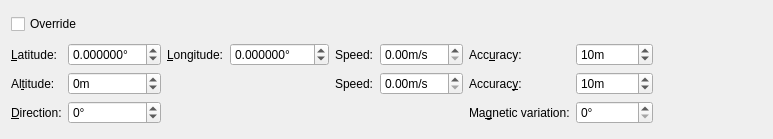
<?xml version="1.0" encoding="UTF-8"?>
<ui version="4.0">
 <class>GammaRay::PositioningWidget</class>
 <widget class="QWidget" name="GammaRay::PositioningWidget">
  <property name="geometry">
   <rect>
    <x>0</x>
    <y>0</y>
    <width>773</width>
    <height>139</height>
   </rect>
  </property>
  <layout class="QVBoxLayout" name="topLayout">
   <item>
    <widget class="QCheckBox" name="overrideBox">
     <property name="text">
      <string>Override</string>
     </property>
    </widget>
   </item>
   <item>
    <layout class="QGridLayout" name="gridLayout">
     <item row="2" column="6">
      <widget class="QLabel" name="label_9">
       <property name="text">
        <string>Ma&amp;gnetic variation:</string>
       </property>
       <property name="buddy">
        <cstring>magneticVariation</cstring>
       </property>
      </widget>
     </item>
     <item row="0" column="7">
      <widget class="QSpinBox" name="horizontalAccuracy">
       <property name="suffix">
        <string>m</string>
       </property>
       <property name="maximum">
        <number>100000</number>
       </property>
       <property name="singleStep">
        <number>10</number>
       </property>
       <property name="value">
        <number>10</number>
       </property>
      </widget>
     </item>
     <item row="2" column="0">
      <widget class="QLabel" name="label_8">
       <property name="text">
        <string>&amp;Direction:</string>
       </property>
       <property name="buddy">
        <cstring>direction</cstring>
       </property>
      </widget>
     </item>
     <item row="0" column="8">
      <spacer name="horizontalSpacer">
       <property name="orientation">
        <enum>Qt::Horizontal</enum>
       </property>
       <property name="sizeHint" stdset="0">
        <size>
         <width>17</width>
         <height>20</height>
        </size>
       </property>
      </spacer>
     </item>
     <item row="1" column="6">
      <widget class="QLabel" name="label_7">
       <property name="text">
        <string>Accurac&amp;y:</string>
       </property>
       <property name="buddy">
        <cstring>verticalAccuracy</cstring>
       </property>
      </widget>
     </item>
     <item row="1" column="0">
      <widget class="QLabel" name="label_3">
       <property name="text">
        <string>Al&amp;titude:</string>
       </property>
       <property name="buddy">
        <cstring>altitude</cstring>
       </property>
      </widget>
     </item>
     <item row="0" column="6">
      <widget class="QLabel" name="label_4">
       <property name="text">
        <string>Acc&amp;uracy:</string>
       </property>
       <property name="buddy">
        <cstring>horizontalAccuracy</cstring>
       </property>
      </widget>
     </item>
     <item row="0" column="2">
      <widget class="QLabel" name="label_2">
       <property name="text">
        <string>&amp;Longitude:</string>
       </property>
       <property name="buddy">
        <cstring>longitude</cstring>
       </property>
      </widget>
     </item>
     <item row="0" column="1">
      <widget class="QDoubleSpinBox" name="latitude">
       <property name="suffix">
        <string>°</string>
       </property>
       <property name="decimals">
        <number>6</number>
       </property>
       <property name="minimum">
        <double>-90.000000000000000</double>
       </property>
       <property name="maximum">
        <double>90.000000000000000</double>
       </property>
       <property name="singleStep">
        <double>0.500000000000000</double>
       </property>
      </widget>
     </item>
     <item row="0" column="4">
      <widget class="QLabel" name="label_5">
       <property name="text">
        <string>Speed:</string>
       </property>
      </widget>
     </item>
     <item row="0" column="0">
      <widget class="QLabel" name="label">
       <property name="text">
        <string>&amp;Latitude:</string>
       </property>
       <property name="buddy">
        <cstring>latitude</cstring>
       </property>
      </widget>
     </item>
     <item row="2" column="1">
      <widget class="QSpinBox" name="direction">
       <property name="wrapping">
        <bool>true</bool>
       </property>
       <property name="suffix">
        <string>°</string>
       </property>
       <property name="maximum">
        <number>360</number>
       </property>
       <property name="singleStep">
        <number>5</number>
       </property>
      </widget>
     </item>
     <item row="1" column="1">
      <widget class="QSpinBox" name="altitude">
       <property name="suffix">
        <string>m</string>
       </property>
       <property name="minimum">
        <number>-500</number>
       </property>
       <property name="maximum">
        <number>10000</number>
       </property>
       <property name="singleStep">
        <number>50</number>
       </property>
      </widget>
     </item>
     <item row="1" column="4">
      <widget class="QLabel" name="label_6">
       <property name="text">
        <string>Speed:</string>
       </property>
      </widget>
     </item>
     <item row="2" column="7">
      <widget class="QSpinBox" name="magneticVariation">
       <property name="suffix">
        <string>°</string>
       </property>
       <property name="maximum">
        <number>360</number>
       </property>
      </widget>
     </item>
     <item row="1" column="7">
      <widget class="QSpinBox" name="verticalAccuracy">
       <property name="suffix">
        <string>m</string>
       </property>
       <property name="maximum">
        <number>1000</number>
       </property>
       <property name="singleStep">
        <number>10</number>
       </property>
       <property name="value">
        <number>10</number>
       </property>
      </widget>
     </item>
     <item row="0" column="5">
      <widget class="QDoubleSpinBox" name="horizontalSpeed">
       <property name="suffix">
        <string>m/s</string>
       </property>
       <property name="maximum">
        <double>100.000000000000000</double>
       </property>
       <property name="singleStep">
        <double>0.500000000000000</double>
       </property>
      </widget>
     </item>
     <item row="0" column="3">
      <widget class="QDoubleSpinBox" name="longitude">
       <property name="wrapping">
        <bool>true</bool>
       </property>
       <property name="suffix">
        <string>°</string>
       </property>
       <property name="decimals">
        <number>6</number>
       </property>
       <property name="minimum">
        <double>-180.000000000000000</double>
       </property>
       <property name="maximum">
        <double>180.000000000000000</double>
       </property>
       <property name="singleStep">
        <double>0.500000000000000</double>
       </property>
      </widget>
     </item>
     <item row="1" column="5">
      <widget class="QDoubleSpinBox" name="verticalSpeed">
       <property name="suffix">
        <string>m/s</string>
       </property>
       <property name="maximum">
        <double>100.000000000000000</double>
       </property>
       <property name="singleStep">
        <double>0.500000000000000</double>
       </property>
      </widget>
     </item>
    </layout>
   </item>
  </layout>
  <action name="actionLoadNMEA">
   <property name="icon">
    <iconset theme="document-open"/>
   </property>
   <property name="text">
    <string>Load NMEA file...</string>
   </property>
   <property name="toolTip">
    <string>Load a GPS recording from an NMEA file.</string>
   </property>
  </action>
  <action name="actionCenterOn">
   <property name="icon">
    <iconset theme="crosshairs"/>
   </property>
   <property name="text">
    <string>Center on position</string>
   </property>
   <property name="toolTip">
    <string>Center map on current position.</string>
   </property>
   <property name="shortcut">
    <string>F3</string>
   </property>
  </action>
 </widget>
 <resources/>
 <connections/>
</ui>
